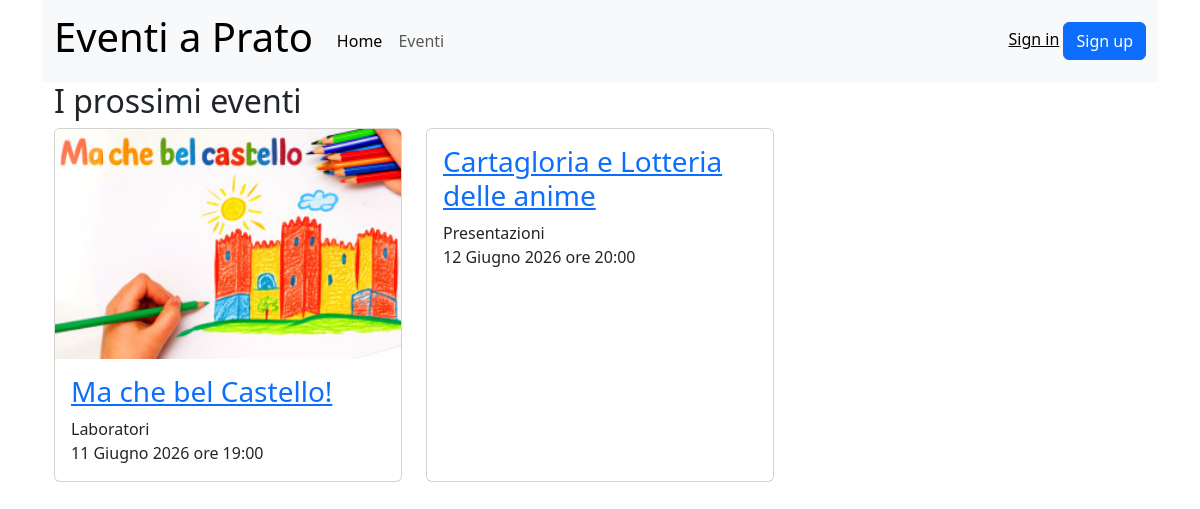
The app's page /, older data.
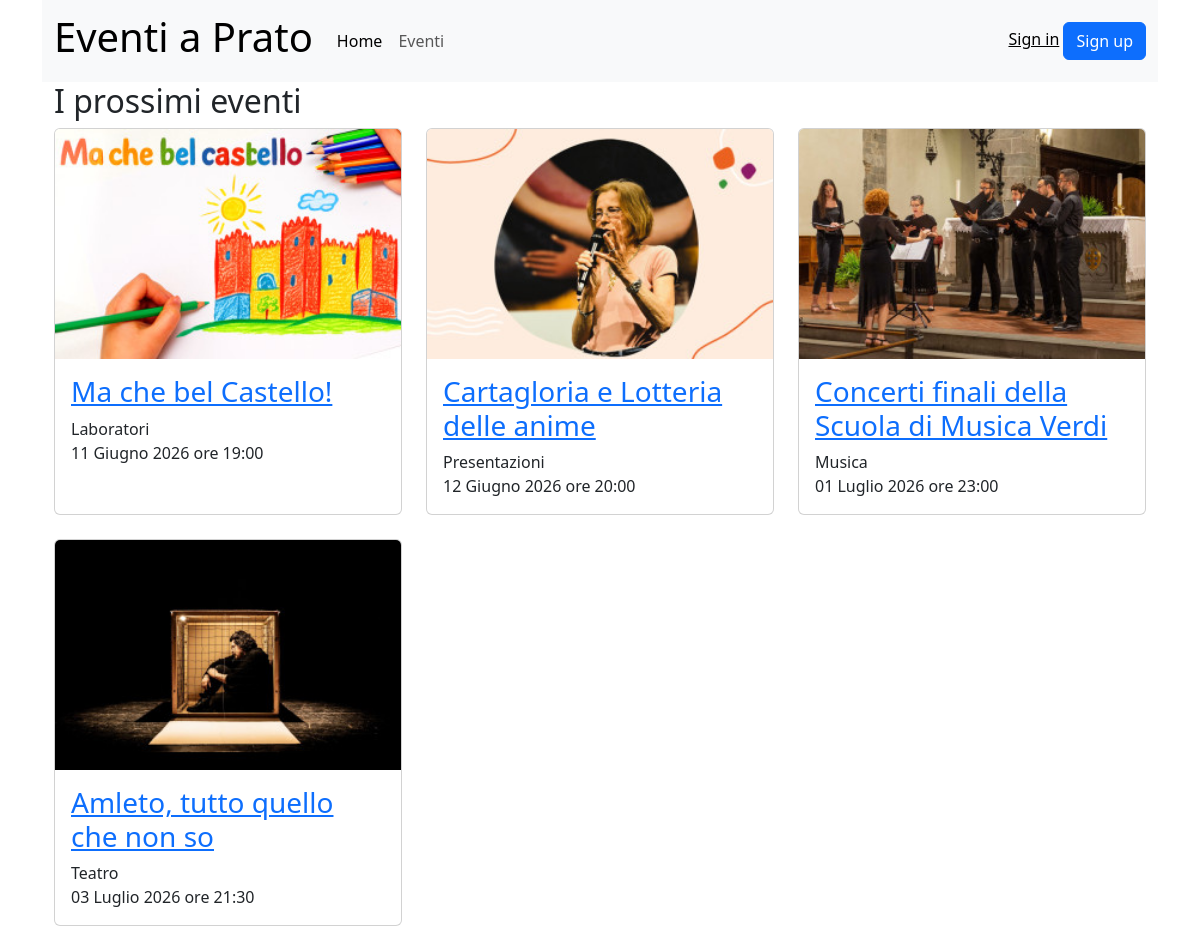
The same page, newer data.
### eventi_gestione/models.py (models this page shows, shortened)
class Eventi(models.Model):
    nome_evento = models.CharField(max_length=100)
    descrizione_evento = models.TextField()
    tipo_evento = models.ForeignKey(Tipologia,on_delete=models.CASCADE)
    luogo_evento = models.CharField(max_length=100)
    data_ora_evento = models.DateTimeField()
    immagine_evento = models.ImageField(upload_to='eventi/', blank=True, null=True)

class Tipologia(models.Model):
    nome_tipo = models.CharField(max_length=100)
    def __str__(self):
        return self.nome_tipo

### pagine/views.py (the view)
# urls.py: path("", HomePageView.as_view(), name="home"),
class HomePageView(TemplateView):
    template_name = "home.html"
    def get_context_data(self, **kwargs):
        ora_attuale = timezone.now()
        context = super().get_context_data(**kwargs)
        context['eventi_prossimi'] = Eventi.objects.filter(data_ora_evento__gte=ora_attuale).order_by('data_ora_evento')[:6]
        return context

### templates/home.html
{% extends "base.html" %}
{% block content %}
    <h2>I prossimi eventi</h2>
    <div class="row row-cols-1 row-cols-md-3 g-4">
    {% for evento in eventi_prossimi %}
        <div class="col">
            <div class="card h-100">
                {% if evento.immagine_evento %}
                    <img src="{{ evento.immagine_evento.url }}" class="card-img-top" alt="">
                {% endif %}
                <div class="card-body">
                    <h3 class="card-title" class="h5"><a href="{% url 'evento' evento.id %}">{{ evento.nome_evento }}</a></h3>
                    <p class="card-text">
                        {{ evento.tipo_evento}}<br>
                        {{ evento.data_ora_evento|date:"d F Y \o\r\e H:i" }}
                    </p>
                </div>
            </div>
        </div>
    {% endfor %}
</div>
{% endblock content %}

Row changes from the older to the newer data that the page shows:
changed Eventi "Cartagloria e Lotteria delle anime": immagine_evento: picture added
now on this page (row edited): Eventi: immagine_evento (picture), nome_evento "Concerti finali della Scuola di Musica Verdi", tipo_evento "Musica", data_ora_evento "01 Luglio 2026 ore 23:00"
added Eventi: immagine_evento (picture), nome_evento "Amleto, tutto quello che non so", tipo_evento "Teatro", data_ora_evento "03 Luglio 2026 ore 21:30"
